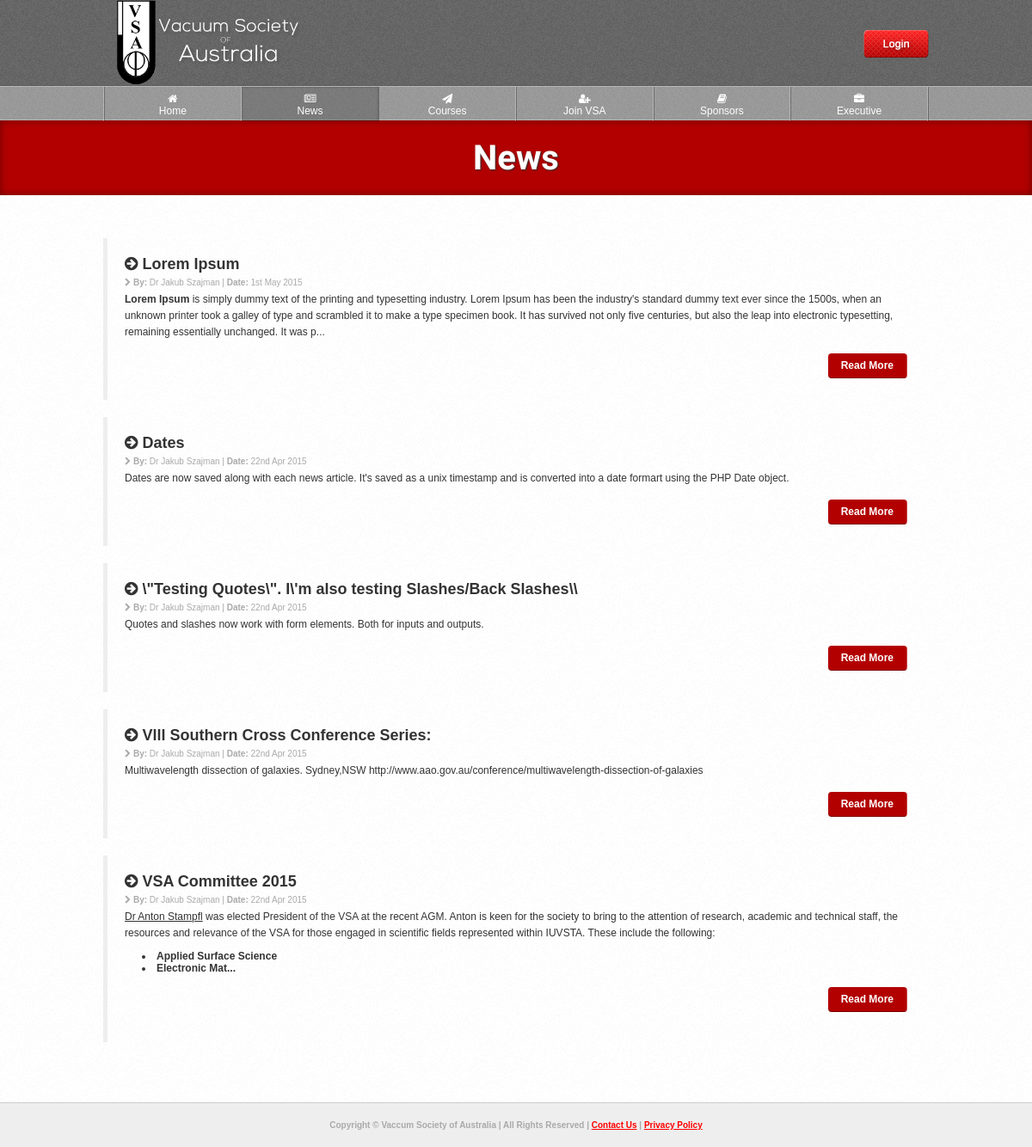
Before: /news.php with the older database file.
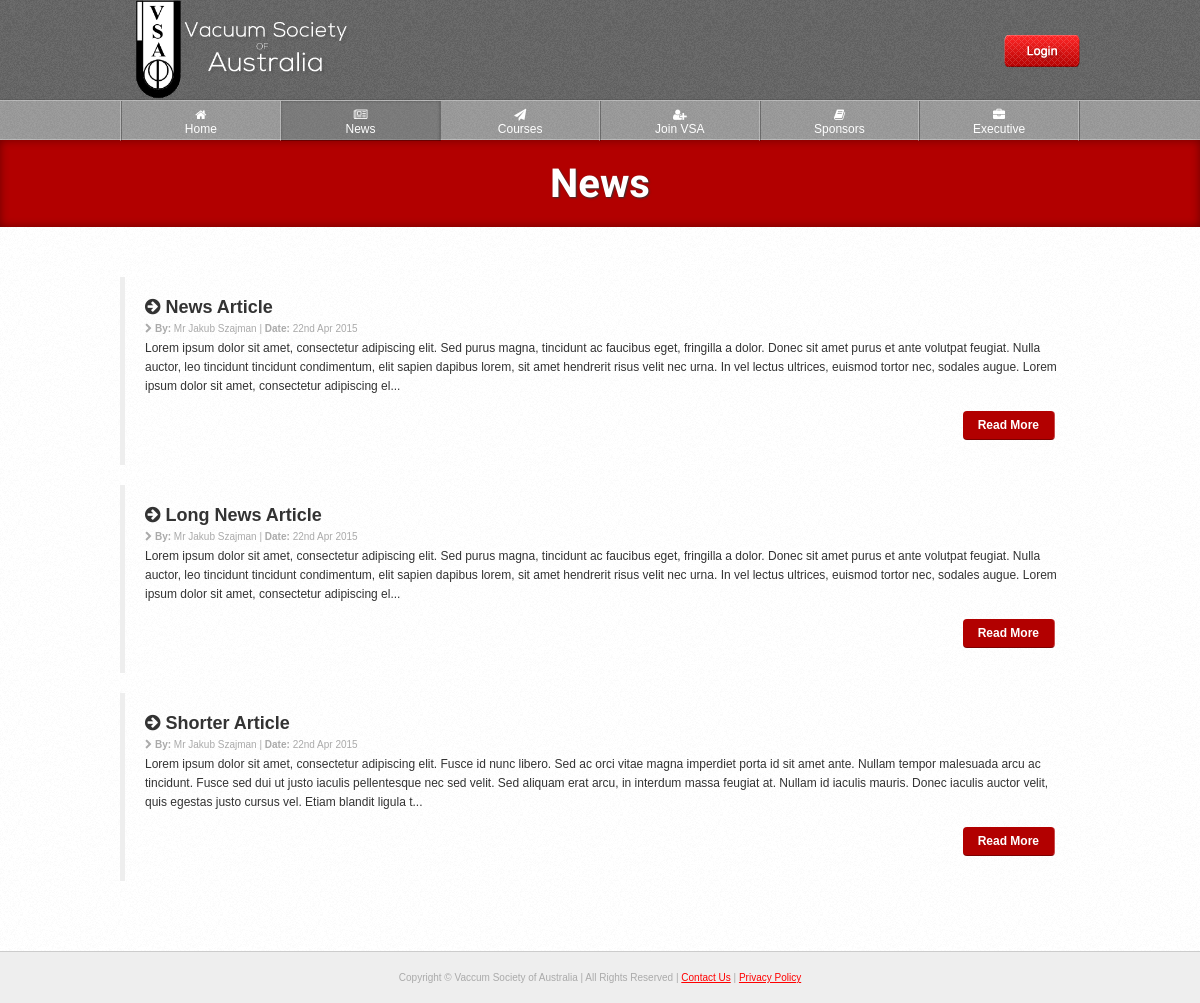
After: the same page with the newer database file.
### tables this page shows
CREATE TABLE IF NOT EXISTS `news` (
  `id` int(10) NOT NULL AUTO_INCREMENT,
  `title` varchar(100) NOT NULL,
  `body` longtext NOT NULL,
  `posted_by` varchar(80) NOT NULL,
  `date` varchar(50) NOT NULL,
  PRIMARY KEY (`id`)
);

### classes/News.php (called while the page is built, shortened)
<?php
class News {
	private $count;
	private $data;
	public function getAll() {
		try {
			$q = DB::$db->query("
				SELECT news.*, CONCAT(users.title, ' ', users.fname, ' ', users.lname) as full_name
				FROM news
				INNER JOIN users
				ON news.posted_by = users.id
				ORDER BY id DESC
				LIMIT 0, 10
			");
		} catch(PDOException $ex) {
			die($ex->getMessage());
		}
		$this->count = $q->rowCount();
		if($this->count != 0)
			while($r = $q->fetch(PDO::FETCH_OBJ))
				$this->data[] = $r;
		return $this->data;
	}
	public function getCount() {
		return $this->count;
	}
}

### classes/Validate.php (called while the page is built, shortened)
<?php
class Validate {
	public static function output($input) {
		return htmlentities(($input), ENT_COMPAT, "UTF-8");
	}
}

### classes/Utility.php (called while the page is built, shortened)
<?php
class Utility {
	public static function shortenText($str, $charLimit) {
		return (strlen($str) > $charLimit) ? substr($str, 0, $charLimit).'...' : $str;
	}
}

### news.php (the view, shortened to what this page needs)
<?php
$t = new Template;
$t->setTitle("News");
$t->setTags("news, articles");
include $t->load("template/head.php");
?>
<?php
include $t->load("template/header.php");
$news = new News;
?>
	<div id="page-heading">
		<h1>News</h1>
	</div>
	<div class="outer-wrapper white">
		<div class="inner-wrapper">
			<?php if(isset($_GET["id"]) && !empty($_GET["id"]) && is_numeric($_GET["id"])): ?>
				<?php
				$article = $news->get($_GET["id"]);
				?>
				<?php if($news->getCount() != 0): ?>
					<article>
						<h2><i class="fa fa-arrow-circle-right"></i> <?=Validate::output($article->title);?></h2>
						<div style="color: #AAA; margin: 5px 0px; font-size: 10px;"><i class="fa fa-chevron-right"></i> <b>By:</b> <?=$article->full_name;?> | <b>Date:</b> <?=date("jS M Y", $article->date);?></div>
						<p><?=($article->body);?></p>
					</article>
				<?php else: ?>
					<div class="notice-box yellow-notice">The news article you are looking for does not exist. Please return to our news page to find the latest news from VSA.</div>
					<div class="center"><a href="<?=PATH;?>news" class="btn">Back to News</a></div>
				<?php endif; ?>
			<?php else: ?>
				<?php
				$articles = $news->getAll();
				?>
				<?php if($news->getCount() != 0): ?>
					<?php foreach($articles as $article): ?>
						<article class="news-box">
							<h2><i class="fa fa-arrow-circle-right"></i> <?=Validate::output($article->title);?></h2>
							<div style="color: #AAA; margin: 5px 0px; font-size: 10px;"><i class="fa fa-chevron-right"></i> <b>By:</b> <?=$article->full_name;?> | <b>Date:</b> <?=date("jS M Y", $article->date);?></div>
							<p><?=Utility::shortenText(str_replace(["<p>", "</p>", "&nbsp;"], " ", $article->body), 400);?></p>
							<a href="<?=PATH;?>news?id=<?=$article->id;?>" class="btn rfloat">Read More</a>
						</article>
					<?php endforeach; ?>
				<?php else: ?>
					<div class="notice-box yellow-notice">No news articles have been posted at this time. Please check back in the near future!</div>
				<?php endif; ?>
			<?php endif; ?>
		</div>
	</div>
<?php include $t->load("template/footer.php"); ?>

### template/footer.php (shortened to what this page needs)
		<footer id="footer">
			Copyright &copy; Vaccum Society of Australia | All Rights Reserved | <a href="<?=PATH;?>contact">Contact Us</a> | <a href="<?=PATH;?>privacy">Privacy Policy</a>
		</footer>
	</body>
</html>

Changed rows visible on the page:
removed news: title "Lorem Ipsum", full_name "Dr Jakub Szajman", date "1st May 2015", body "Lorem Ipsum is simply dummy text of the printing and typesetting industry. Lorem Ipsum has been the industry's standard dummy text ever since the 1500s, when an unknown printer took a galley of type and scrambled it to make a type specimen book. It has survived not only five centuries, but also the leap into electronic typesetting, remaining essentially unchanged. It was p..."
removed news: title "VSA Committee 2015", full_name "Dr Jakub Szajman", date "22nd Apr 2015", body "Dr Anton Stampfl was elected President of the VSA at the recent AGM. Anton is keen for the society to bring to the attention of research, academic and technical staff, the resources and relevance of the VSA for those engaged in scientific fields represented within IUVSTA. These include the following: Applied Surface Science Electronic Mat..."
changed news: title "Dates" → "News Article"; full_name "Dr Jakub Szajman" → "Mr Jakub Szajman"; body "Dates are now saved along with each news article. It's saved as a unix timestamp and is converted into a date formart using the PHP Date object." → "Lorem ipsum dolor sit amet, consectetur adipiscing elit. Sed purus magna, tincidunt ac faucibus eget, fringilla a dolor. Donec sit amet purus et ante volutpat feugiat. Nulla auctor, leo tincidunt tincidunt condimentum, elit sapien dapibus lorem, sit amet hendrerit risus velit nec urna. In vel lectus ultrices, euismod tortor nec, sodales augue. Lorem ipsum dolor sit amet, consectetur adipiscing el..."
changed news: title "\\\"Testing Quotes\\\". I\\'m also testing Slashes/Back Slashes\\\\" → "Long News Article"; full_name "Dr Jakub Szajman" → "Mr Jakub Szajman"; body "Quotes and slashes now work with form elements. Both for inputs and outputs." → "Lorem ipsum dolor sit amet, consectetur adipiscing elit. Sed purus magna, tincidunt ac faucibus eget, fringilla a dolor. Donec sit amet purus et ante volutpat feugiat. Nulla auctor, leo tincidunt tincidunt condimentum, elit sapien dapibus lorem, sit amet hendrerit risus velit nec urna. In vel lectus ultrices, euismod tortor nec, sodales augue. Lorem ipsum dolor sit amet, consectetur adipiscing el..."
changed news: title "Vlll Southern Cross Conference Series:" → "Shorter Article"; full_name "Dr Jakub Szajman" → "Mr Jakub Szajman"; body "Multiwavelength dissection of galaxies. Sydney,NSW http://www.aao.gov.au/conference/multiwavelength-dissection-of-galaxies" → "Lorem ipsum dolor sit amet, consectetur adipiscing elit. Fusce id nunc libero. Sed ac orci vitae magna imperdiet porta id sit amet ante. Nullam tempor malesuada arcu ac tincidunt. Fusce sed dui ut justo iaculis pellentesque nec sed velit. Sed aliquam erat arcu, in interdum massa feugiat at. Nullam id iaculis mauris. Donec iaculis auctor velit, quis egestas justo cursus vel. Etiam blandit ligula t..."
